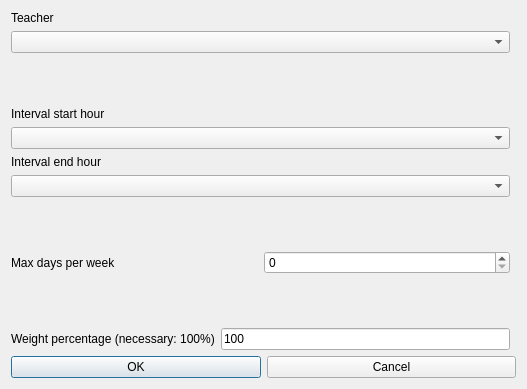
<?xml version="1.0" encoding="UTF-8"?>
<ui version="4.0">
 <class>ModifyConstraintTeacherAfternoonIntervalMaxDaysPerWeekForm_template</class>
 <widget class="QDialog" name="ModifyConstraintTeacherAfternoonIntervalMaxDaysPerWeekForm_template">
  <property name="geometry">
   <rect>
    <x>0</x>
    <y>0</y>
    <width>527</width>
    <height>389</height>
   </rect>
  </property>
  <property name="windowTitle">
   <string extracomment="This is the title of the dialog to modify a constraint of this type">Modify teacher afternoon interval max days per week</string>
  </property>
  <layout class="QGridLayout">
   <item row="8" column="0" colspan="2">
    <layout class="QHBoxLayout">
     <item>
      <widget class="QPushButton" name="okPushButton">
       <property name="text">
        <string>OK</string>
       </property>
      </widget>
     </item>
     <item>
      <widget class="QPushButton" name="cancelPushButton">
       <property name="text">
        <string>Cancel</string>
       </property>
      </widget>
     </item>
    </layout>
   </item>
   <item row="0" column="0">
    <layout class="QVBoxLayout">
     <item>
      <widget class="QLabel" name="teacherTextLabel">
       <property name="frameShape">
        <enum>QFrame::NoFrame</enum>
       </property>
       <property name="frameShadow">
        <enum>QFrame::Plain</enum>
       </property>
       <property name="text">
        <string>Teacher</string>
       </property>
       <property name="wordWrap">
        <bool>false</bool>
       </property>
      </widget>
     </item>
     <item>
      <widget class="QComboBox" name="teachersComboBox">
       <property name="editable">
        <bool>false</bool>
       </property>
       <property name="insertPolicy">
        <enum>QComboBox::NoInsert</enum>
       </property>
       <property name="duplicatesEnabled">
        <bool>false</bool>
       </property>
      </widget>
     </item>
    </layout>
   </item>
   <item row="7" column="0">
    <layout class="QHBoxLayout">
     <item>
      <widget class="QLabel" name="weightTextLabel">
       <property name="frameShape">
        <enum>QFrame::NoFrame</enum>
       </property>
       <property name="frameShadow">
        <enum>QFrame::Plain</enum>
       </property>
       <property name="text">
        <string>Weight percentage (necessary: 100%)</string>
       </property>
       <property name="wordWrap">
        <bool>false</bool>
       </property>
      </widget>
     </item>
     <item>
      <widget class="QLineEdit" name="weightLineEdit">
       <property name="text">
        <string notr="true">100</string>
       </property>
      </widget>
     </item>
    </layout>
   </item>
   <item row="2" column="0">
    <layout class="QVBoxLayout">
     <item>
      <widget class="QLabel" name="startTextLabel">
       <property name="frameShape">
        <enum>QFrame::NoFrame</enum>
       </property>
       <property name="frameShadow">
        <enum>QFrame::Plain</enum>
       </property>
       <property name="text">
        <string>Interval start hour</string>
       </property>
       <property name="wordWrap">
        <bool>false</bool>
       </property>
      </widget>
     </item>
     <item>
      <widget class="QComboBox" name="startHourComboBox">
       <property name="editable">
        <bool>false</bool>
       </property>
       <property name="insertPolicy">
        <enum>QComboBox::NoInsert</enum>
       </property>
       <property name="duplicatesEnabled">
        <bool>false</bool>
       </property>
      </widget>
     </item>
    </layout>
   </item>
   <item row="3" column="0">
    <layout class="QVBoxLayout">
     <item>
      <widget class="QLabel" name="endTextLabel">
       <property name="frameShape">
        <enum>QFrame::NoFrame</enum>
       </property>
       <property name="frameShadow">
        <enum>QFrame::Plain</enum>
       </property>
       <property name="text">
        <string>Interval end hour</string>
       </property>
       <property name="wordWrap">
        <bool>false</bool>
       </property>
      </widget>
     </item>
     <item>
      <widget class="QComboBox" name="endHourComboBox">
       <property name="editable">
        <bool>false</bool>
       </property>
       <property name="insertPolicy">
        <enum>QComboBox::NoInsert</enum>
       </property>
       <property name="duplicatesEnabled">
        <bool>false</bool>
       </property>
      </widget>
     </item>
    </layout>
   </item>
   <item row="1" column="0">
    <spacer name="spacer9">
     <property name="orientation">
      <enum>Qt::Vertical</enum>
     </property>
     <property name="sizeType">
      <enum>QSizePolicy::Expanding</enum>
     </property>
     <property name="sizeHint" stdset="0">
      <size>
       <width>20</width>
       <height>21</height>
      </size>
     </property>
    </spacer>
   </item>
   <item row="4" column="0">
    <spacer name="spacer8">
     <property name="orientation">
      <enum>Qt::Vertical</enum>
     </property>
     <property name="sizeType">
      <enum>QSizePolicy::Expanding</enum>
     </property>
     <property name="sizeHint" stdset="0">
      <size>
       <width>20</width>
       <height>31</height>
      </size>
     </property>
    </spacer>
   </item>
   <item row="6" column="0">
    <spacer name="spacer7">
     <property name="orientation">
      <enum>Qt::Vertical</enum>
     </property>
     <property name="sizeType">
      <enum>QSizePolicy::Expanding</enum>
     </property>
     <property name="sizeHint" stdset="0">
      <size>
       <width>20</width>
       <height>31</height>
      </size>
     </property>
    </spacer>
   </item>
   <item row="5" column="0">
    <layout class="QHBoxLayout">
     <item>
      <widget class="QLabel" name="maxDaysTextLabel">
       <property name="frameShape">
        <enum>QFrame::NoFrame</enum>
       </property>
       <property name="frameShadow">
        <enum>QFrame::Plain</enum>
       </property>
       <property name="text">
        <string>Max days per week</string>
       </property>
       <property name="wordWrap">
        <bool>false</bool>
       </property>
      </widget>
     </item>
     <item>
      <widget class="QSpinBox" name="maxDaysSpinBox"/>
     </item>
    </layout>
   </item>
  </layout>
 </widget>
 <layoutdefault spacing="6" margin="11"/>
 <resources/>
 <connections/>
</ui>
